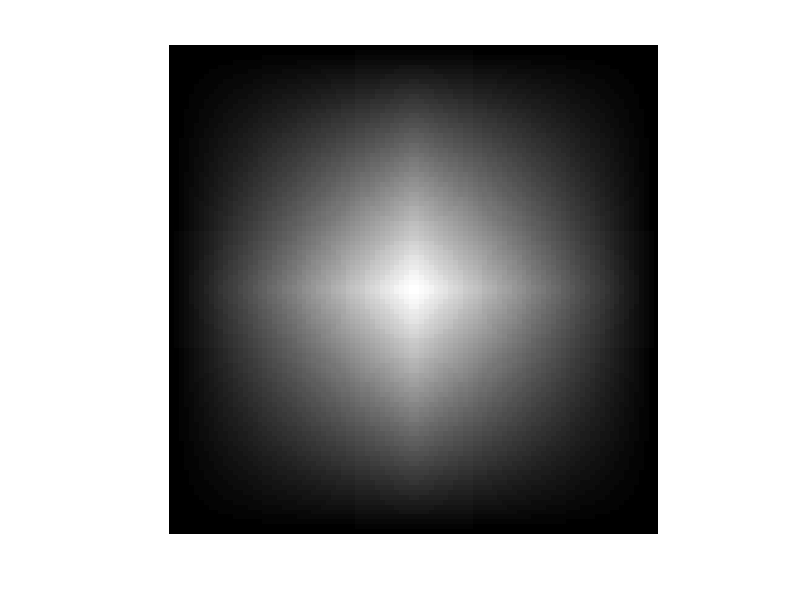

This figure's MATLAB source:
L1 = [0:(1 / 49):1];
L1 = L1' * L1; % 1 bottom right
L2 = L1(end:-1:1, :); % 1 upper right
LLEFT = [L1; L2]; % concatenate vertically
LRIGHT = LLEFT(:, end:-1:1); % reflection relative to the cols (Y axis)
LOUT = [LLEFT, LRIGHT]; % concatenate horizontally
figure
imshow(LOUT, 'InitialMagnification', 'fit')